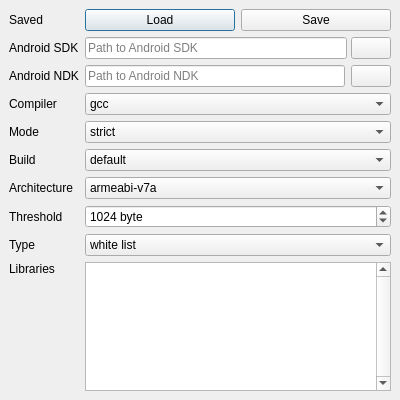
<?xml version="1.0" encoding="UTF-8"?>
<ui version="4.0">
 <class>ConfigDialog</class>
 <widget class="QDialog" name="ConfigDialog">
  <property name="windowModality">
   <enum>Qt::NonModal</enum>
  </property>
  <property name="geometry">
   <rect>
    <x>0</x>
    <y>0</y>
    <width>400</width>
    <height>400</height>
   </rect>
  </property>
  <property name="contextMenuPolicy">
   <enum>Qt::ActionsContextMenu</enum>
  </property>
  <property name="windowTitle">
   <string>Edit Configuration</string>
  </property>
  <property name="modal">
   <bool>false</bool>
  </property>
  <layout class="QGridLayout" name="gridLayout">
   <property name="leftMargin">
    <number>9</number>
   </property>
   <property name="topMargin">
    <number>9</number>
   </property>
   <property name="rightMargin">
    <number>9</number>
   </property>
   <property name="bottomMargin">
    <number>9</number>
   </property>
   <property name="spacing">
    <number>6</number>
   </property>
   <item row="2" column="0">
    <widget class="QLabel" name="label_5">
     <property name="text">
      <string>Android NDK</string>
     </property>
     <property name="alignment">
      <set>Qt::AlignLeading|Qt::AlignLeft|Qt::AlignVCenter</set>
     </property>
    </widget>
   </item>
   <item row="4" column="0">
    <widget class="QLabel" name="label_6">
     <property name="text">
      <string>Mode</string>
     </property>
     <property name="alignment">
      <set>Qt::AlignLeading|Qt::AlignLeft|Qt::AlignVCenter</set>
     </property>
    </widget>
   </item>
   <item row="4" column="1">
    <widget class="QComboBox" name="modeComboBox">
     <item>
      <property name="text">
       <string>strict</string>
      </property>
     </item>
     <item>
      <property name="text">
       <string>loose</string>
      </property>
     </item>
     <item>
      <property name="text">
       <string>nostack</string>
      </property>
     </item>
    </widget>
   </item>
   <item row="1" column="1">
    <layout class="QHBoxLayout" name="horizontalLayout">
     <property name="spacing">
      <number>4</number>
     </property>
     <property name="sizeConstraint">
      <enum>QLayout::SetMinimumSize</enum>
     </property>
     <item>
      <widget class="QLineEdit" name="lineEditSDKFolder">
       <property name="sizePolicy">
        <sizepolicy hsizetype="Expanding" vsizetype="Fixed">
         <horstretch>0</horstretch>
         <verstretch>0</verstretch>
        </sizepolicy>
       </property>
       <property name="readOnly">
        <bool>true</bool>
       </property>
       <property name="placeholderText">
        <string>Path to Android SDK</string>
       </property>
      </widget>
     </item>
     <item>
      <widget class="QPushButton" name="btnSDKFolder">
       <property name="sizePolicy">
        <sizepolicy hsizetype="Fixed" vsizetype="Fixed">
         <horstretch>0</horstretch>
         <verstretch>0</verstretch>
        </sizepolicy>
       </property>
       <property name="text">
        <string/>
       </property>
       <property name="icon">
        <iconset resource="../res/icon.qrc">
         <normaloff>:/toolbutton/btn_open.png</normaloff>:/toolbutton/btn_open.png</iconset>
       </property>
       <property name="autoDefault">
        <bool>false</bool>
       </property>
      </widget>
     </item>
    </layout>
   </item>
   <item row="9" column="1">
    <widget class="QStackedWidget" name="libraryStackedWidget">
     <property name="currentIndex">
      <number>1</number>
     </property>
     <widget class="QWidget" name="whitelist">
      <layout class="QVBoxLayout" name="verticalLayout">
       <property name="spacing">
        <number>0</number>
       </property>
       <property name="leftMargin">
        <number>0</number>
       </property>
       <property name="topMargin">
        <number>0</number>
       </property>
       <property name="rightMargin">
        <number>0</number>
       </property>
       <property name="bottomMargin">
        <number>0</number>
       </property>
       <item>
        <widget class="ConfigListWidget" name="whitelistWidget">
         <property name="sizePolicy">
          <sizepolicy hsizetype="Expanding" vsizetype="Expanding">
           <horstretch>0</horstretch>
           <verstretch>0</verstretch>
          </sizepolicy>
         </property>
         <property name="contextMenuPolicy">
          <enum>Qt::CustomContextMenu</enum>
         </property>
         <property name="verticalScrollBarPolicy">
          <enum>Qt::ScrollBarAlwaysOn</enum>
         </property>
         <property name="selectionMode">
          <enum>QAbstractItemView::ExtendedSelection</enum>
         </property>
         <property name="horizontalScrollMode">
          <enum>QAbstractItemView::ScrollPerPixel</enum>
         </property>
        </widget>
       </item>
      </layout>
     </widget>
     <widget class="QWidget" name="blacklist">
      <layout class="QVBoxLayout" name="verticalLayout_2">
       <property name="spacing">
        <number>0</number>
       </property>
       <property name="leftMargin">
        <number>0</number>
       </property>
       <property name="topMargin">
        <number>0</number>
       </property>
       <property name="rightMargin">
        <number>0</number>
       </property>
       <property name="bottomMargin">
        <number>0</number>
       </property>
       <item>
        <widget class="ConfigListWidget" name="blacklistWidget">
         <property name="contextMenuPolicy">
          <enum>Qt::CustomContextMenu</enum>
         </property>
         <property name="verticalScrollBarPolicy">
          <enum>Qt::ScrollBarAlwaysOn</enum>
         </property>
         <property name="selectionMode">
          <enum>QAbstractItemView::ExtendedSelection</enum>
         </property>
         <property name="horizontalScrollMode">
          <enum>QAbstractItemView::ScrollPerPixel</enum>
         </property>
        </widget>
       </item>
      </layout>
     </widget>
    </widget>
   </item>
   <item row="7" column="1">
    <widget class="QSpinBox" name="thresholdSpinBox">
     <property name="sizePolicy">
      <sizepolicy hsizetype="Preferred" vsizetype="Fixed">
       <horstretch>0</horstretch>
       <verstretch>0</verstretch>
      </sizepolicy>
     </property>
     <property name="toolTip">
      <string>Malloc stacktrace collect threshold.</string>
     </property>
     <property name="suffix">
      <string> byte</string>
     </property>
     <property name="prefix">
      <string/>
     </property>
     <property name="maximum">
      <number>1048576</number>
     </property>
     <property name="value">
      <number>1024</number>
     </property>
    </widget>
   </item>
   <item row="6" column="0">
    <widget class="QLabel" name="label">
     <property name="text">
      <string>Architecture</string>
     </property>
     <property name="alignment">
      <set>Qt::AlignLeading|Qt::AlignLeft|Qt::AlignVCenter</set>
     </property>
    </widget>
   </item>
   <item row="5" column="0">
    <widget class="QLabel" name="label_8">
     <property name="contextMenuPolicy">
      <enum>Qt::NoContextMenu</enum>
     </property>
     <property name="text">
      <string>Build</string>
     </property>
    </widget>
   </item>
   <item row="7" column="0">
    <widget class="QLabel" name="label_2">
     <property name="text">
      <string>Threshold</string>
     </property>
     <property name="alignment">
      <set>Qt::AlignLeading|Qt::AlignLeft|Qt::AlignVCenter</set>
     </property>
    </widget>
   </item>
   <item row="9" column="0">
    <widget class="QLabel" name="label_4">
     <property name="sizePolicy">
      <sizepolicy hsizetype="Preferred" vsizetype="Expanding">
       <horstretch>0</horstretch>
       <verstretch>0</verstretch>
      </sizepolicy>
     </property>
     <property name="text">
      <string>Libraries</string>
     </property>
     <property name="alignment">
      <set>Qt::AlignLeading|Qt::AlignLeft|Qt::AlignTop</set>
     </property>
    </widget>
   </item>
   <item row="3" column="0">
    <widget class="QLabel" name="label_9">
     <property name="text">
      <string>Compiler</string>
     </property>
    </widget>
   </item>
   <item row="8" column="1">
    <widget class="QComboBox" name="typeComboBox">
     <property name="toolTip">
      <string/>
     </property>
     <item>
      <property name="text">
       <string>white list</string>
      </property>
     </item>
     <item>
      <property name="text">
       <string>black list</string>
      </property>
     </item>
    </widget>
   </item>
   <item row="8" column="0">
    <widget class="QLabel" name="label_7">
     <property name="text">
      <string>Type</string>
     </property>
    </widget>
   </item>
   <item row="5" column="1">
    <widget class="QComboBox" name="buildComboBox">
     <item>
      <property name="text">
       <string>default</string>
      </property>
     </item>
     <item>
      <property name="text">
       <string>instrumented</string>
      </property>
     </item>
     <item>
      <property name="text">
       <string>framepointer</string>
      </property>
     </item>
    </widget>
   </item>
   <item row="3" column="1">
    <widget class="QComboBox" name="compilerComboBox">
     <item>
      <property name="text">
       <string>gcc</string>
      </property>
     </item>
     <item>
      <property name="text">
       <string>llvm</string>
      </property>
     </item>
    </widget>
   </item>
   <item row="2" column="1">
    <layout class="QHBoxLayout" name="horizontalLayout_2">
     <property name="sizeConstraint">
      <enum>QLayout::SetMinimumSize</enum>
     </property>
     <item>
      <widget class="QLineEdit" name="lineEditNDKFolder">
       <property name="readOnly">
        <bool>true</bool>
       </property>
       <property name="placeholderText">
        <string>Path to Android NDK</string>
       </property>
      </widget>
     </item>
     <item>
      <widget class="QPushButton" name="btnNDKFolder">
       <property name="sizePolicy">
        <sizepolicy hsizetype="Fixed" vsizetype="Fixed">
         <horstretch>0</horstretch>
         <verstretch>0</verstretch>
        </sizepolicy>
       </property>
       <property name="text">
        <string/>
       </property>
       <property name="icon">
        <iconset resource="../res/icon.qrc">
         <normaloff>:/toolbutton/btn_open.png</normaloff>:/toolbutton/btn_open.png</iconset>
       </property>
       <property name="autoDefault">
        <bool>false</bool>
       </property>
      </widget>
     </item>
    </layout>
   </item>
   <item row="6" column="1">
    <widget class="QComboBox" name="archComboBox">
     <item>
      <property name="text">
       <string>armeabi-v7a</string>
      </property>
     </item>
     <item>
      <property name="text">
       <string>arm64-v8a</string>
      </property>
     </item>
     <item>
      <property name="text">
       <string>armeabi</string>
      </property>
     </item>
    </widget>
   </item>
   <item row="1" column="0">
    <widget class="QLabel" name="label_3">
     <property name="text">
      <string>Android SDK</string>
     </property>
     <property name="alignment">
      <set>Qt::AlignLeading|Qt::AlignLeft|Qt::AlignVCenter</set>
     </property>
    </widget>
   </item>
   <item row="0" column="0">
    <widget class="QLabel" name="label_10">
     <property name="text">
      <string>Saved</string>
     </property>
    </widget>
   </item>
   <item row="0" column="1">
    <layout class="QHBoxLayout" name="horizontalLayout_3">
     <property name="spacing">
      <number>6</number>
     </property>
     <item>
      <widget class="QPushButton" name="btnLoad">
       <property name="text">
        <string>Load</string>
       </property>
      </widget>
     </item>
     <item>
      <widget class="QPushButton" name="btnSave">
       <property name="text">
        <string>Save</string>
       </property>
      </widget>
     </item>
    </layout>
   </item>
  </layout>
 </widget>
 <customwidgets>
  <customwidget>
   <class>ConfigListWidget</class>
   <extends>QListWidget</extends>
   <header>configlistwidget.h</header>
  </customwidget>
 </customwidgets>
 <resources>
  <include location="../res/icon.qrc"/>
 </resources>
 <connections/>
</ui>
